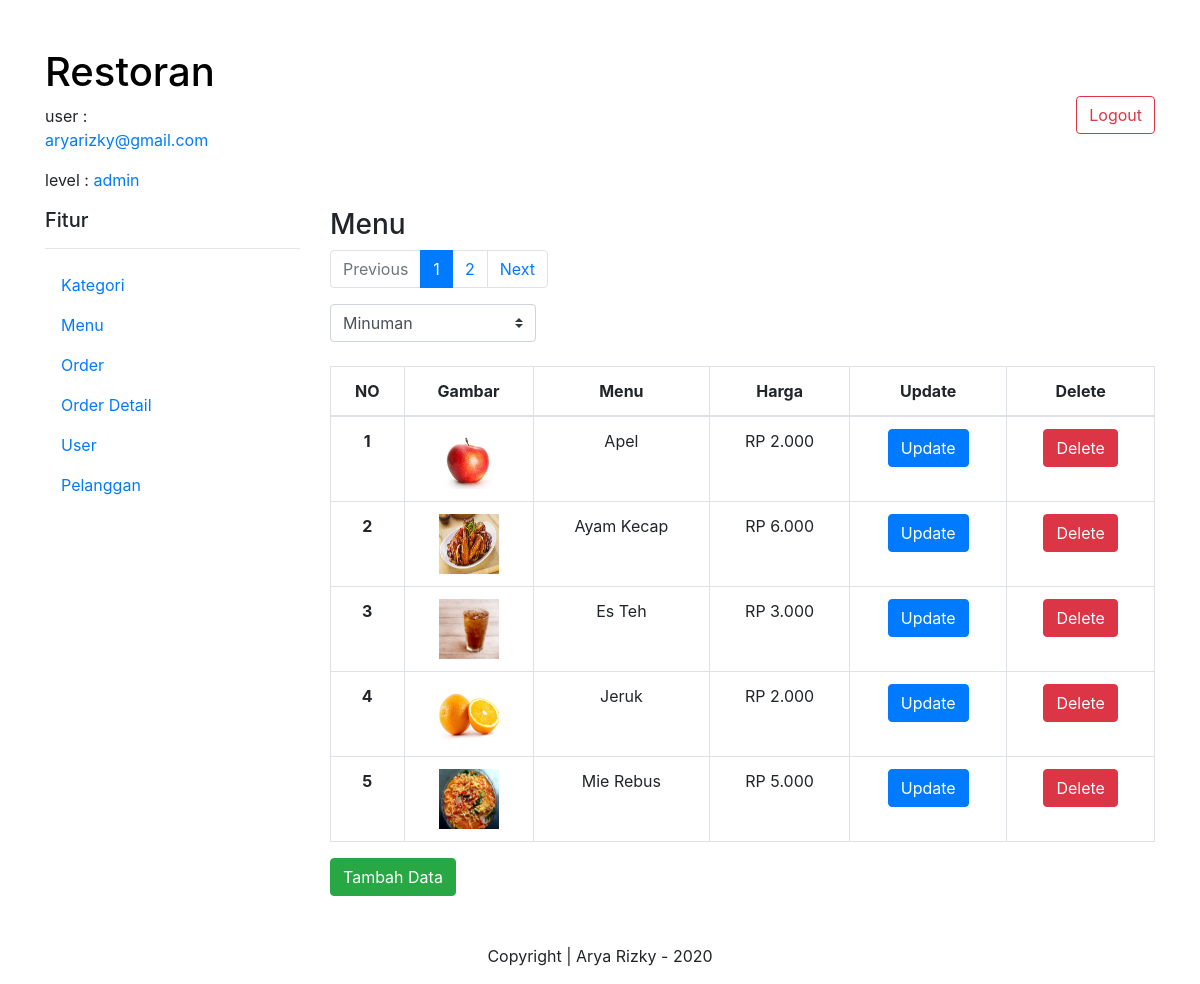
The app's page /admin/index.php?folder=menu&menu=select (signed in) with its own data.
### tables this page shows
CREATE TABLE `tabel_user` (
  `id_user` int(11) NOT NULL,
  `nama` varchar(100) NOT NULL,
  `email` varchar(100) NOT NULL,
  `password` varchar(255) NOT NULL,
  `level` varchar(100) NOT NULL,
  `aktif` int(11) NOT NULL DEFAULT '1'
);

CREATE TABLE `tabel_menu` (
  `id_menu` int(11) NOT NULL,
  `id_kategori` int(11) NOT NULL,
  `menu` varchar(100) NOT NULL,
  `gambar` varchar(100) NOT NULL,
  `harga` float NOT NULL
);

### database_controller.php (called while the page is built, shortened)
<?php
  class Database {
	  private   $host = "localhost",
	            $user = "root",
	            $password = "",
	            $database = "database_restoran",
	            $koneksi;
	  public function __construct () {
                 $this->koneksi = $this->connectDB();
	  }
	  public function connectDB () {
	           return $koneksi = mysqli_connect ( $this->host, $this->user, $this->password, $this->database );
 	  }
 	  public function getAll ($sql) {
                 $result = mysqli_query ( $this->koneksi, $sql );
                 while ( $row = mysqli_fetch_assoc ( $result ) ) {
                       $data[] = $row;
                 }
                 if ( !empty ( $data ) ) {
                    return $data;
                 }
 	  }
 	  public function getItem ($sql) {
                 $result = mysqli_query ( $this->koneksi, $sql );
                 $row = mysqli_fetch_assoc ( $result );
                 return $row;
 	  }
 	  public function rowCount ( $sql ) {
                 $result = mysqli_query ( $this->koneksi, $sql );
                 $row = mysqli_num_rows ( $result );
                 return $row;
 	  }
 }
 ?>

### menu/menu/select.php (the view)
<?php
  $dataTampil = 5;
  $halamanAktif = ( isset ( $_GET["halaman"] ) ) ? $_GET["halaman"] : 1;
  $awalData = ( $halamanAktif * $dataTampil ) - $dataTampil;
  if ( isset ( $_POST["option"] ) ) {
     $option = $_POST["option"];
     $sqlMenu = "SELECT * FROM tabel_menu  WHERE id_kategori = $option ORDER BY menu ASC LIMIT $awalData, $dataTampil";
     $banyakData = $database->rowCount ( "SELECT * FROM tabel_menu WHERE id_kategori = $option" );
     echo "ok";
  } else {
 	   $option = false;
 	   $sqlMenu = "SELECT * FROM tabel_menu ORDER BY menu ASC LIMIT $awalData, $dataTampil";
     $banyakData = $database->rowCount ( "SELECT * FROM tabel_menu" );
  }
  $jumlahHalaman = ceil ( $banyakData / $dataTampil );
  $sqlKategori = "SELECT * FROM tabel_kategori";
  $dataAll = $database->getAll($sqlMenu);
  $kategoriAll = $database->getAll($sqlKategori);
  $no = ++$awalData;
?>
<h3> Menu </h3>
<?php if ( !empty($dataAll) ) : ?>
  <nav aria-label="...">
      <ul class="pagination">
         <?php if ( $halamanAktif > 1 ) : ?>
           <li class="page-item"> <a class="page-link" href="?folder=menu&menu=select&halaman=<?= $halamanAktif - 1 ?>">Previous</a> </li>
         <?php else : ?>
           <li class="page-item disabled"> <span class="page-link">Previous</span> </li>
         <?php endif; ?>
           <?php for ( $halaman = 1; $halaman <= $jumlahHalaman; $halaman++ ) : ?>
             <?php if ( $halamanAktif == $halaman ) : ?>
               <li class="page-item active" aria-current="page"> <span class="page-link"> <?= $halaman ?> <span class="sr-only">(current)</span> </span> </li>
             <?php else : ?>
               <li class="page-item"> <a class="page-link" href="?folder=menu&menu=select&halaman=<?= $halaman ?>"> <?= $halaman ?> </a> </li>
             <?php endif; ?>
          <?php endfor; ?>
          <?php if ( $halamanAktif < $jumlahHalaman ) : ?>
            <li class="page-item"> <a class="page-link" href="?folder=menu&menu=select&halaman=<?= $halamanAktif + 1 ?>">Next</a> </li>
          <?php else : ?>
            <li class="page-item disabled"> <span class="page-link">Next</span> </li>
          <?php endif; ?>
        </ul>
  </nav>
<?php endif; ?>
<div class="mt-2 mb-4" >
    <form action="" method="post" >
         <select name="option" onchange="this.form.submit()" class="custom-select mr-sm-2 w-25" >
           	    <?php foreach ( $kategoriAll as $kategori ) : ?>
                  <option  <?php if ( $kategori["id_kategori"] == $option ) {echo "selected";} ?> value="<?= $kategori['id_kategori'] ?>"> <?= $kategori["kategori"] ?> </option>
                <?php endforeach; ?>
         </select>
    </form>
</div>
<table class="table table-bordered w-90 text-center" >
      <thead>
             <tr>
              <th scope="col" > NO </th>
              <th scope="col" > Gambar </th>
              <th scope="col" > Menu </th>
              <th scope="col" > Harga </th>
              <th scope="col" > Update </th>
              <th scope="col" > Delete </th>
             </tr>
      </thead>
      <tbody>
             <?php if ( empty ( $dataAll ) ) : ?>
             <tr>
                <th colspan="6" > Data Masih Kosong </th>
             </tr>
             <?php else : ?>
               <?php foreach ( $dataAll as $data ) : ?>
                 <tr>
                     <th scope="row" > <?= $no++ ?> </th>
                     <td> <img style="width: 60px; height: 60px;" src="../assets/upload/<?= $data["gambar"] ?>"> </td>
                     <td> <?= $data["menu"] ?> </td>
                     <td> <?= "RP ".number_format($data["harga"],0,',','.') ?> </td>
                     <td> <a href="?folder=menu&menu=update&id=<?= $data["id_menu"] ?>"> <button type="button" class="btn btn-primary"> Update </button></a> </td>
                     <td> <a href="?folder=menu&menu=delete&id=<?= $data["id_menu"] ?>&file=<?= $data["gambar"] ?>"> <button type="button" class="btn btn-danger"> Delete </button> </a> </td>
                 </tr>
               <?php endforeach; ?>
             <?php endif; ?>
      </tbody>
</table>
<a href="?folder=menu&menu=insert"> <button type="button" class="btn btn-success">Tambah Data</button> </a>

### admin/index.php (shortened to what this page needs)
<?php
  require_once "../database_controller.php";
  $database = new Database();
  $idUser = $_SESSION["id"];
  $data = $database->getItem("SELECT * FROM tabel_user WHERE id_user=$idUser");
?>
<!DOCTYPE html>
<html>
<head>
	<link rel="stylesheet" href="https://stackpath.bootstrapcdn.com/bootstrap/4.4.1/css/bootstrap.min.css">
	<link rel="stylesheet" type="text/css" href="https://stackpath.bootstrapcdn.com/font-awesome/4.7.0/css/font-awesome.min.css">
</head>
<body>
<div class="container" >
	<div class="row mt-5" >
	 	<div class="col-md-3" >
	        <h1> <a href="index.php" style="text-decoration: none; color: black">Restoran</a>  </h1>
	        <p class="float-left mr-5" >user : <a href="?folder=user&menu=update_user&id=<?= $_SESSION["id"] ?>"> <?= $data["email"] ?> </a> </p>
	        <p class="float-left mr-5" >level : <a href="?folder=user&menu=update_user&id=<?= $_SESSION["id"] ?>"> <?= $data["level"] ?> </a> </p>
	 	</div>
	 	<div class="col-md-9" >
	        <a href="logout.php"><button type="button" class="btn btn-outline-danger float-right mt-5"> Logout </button></a>
	 	</div>
	</div>
	<div class="row" >
	    <div class="col-md-3" >
	    	<h5> Fitur </h5>
	    	<hr>
	        <ul class="nav flex-column">
	        	<?php if ( $data["level"] == "admin" ) : ?>
	            <li class="nav-item">
	               <a class="nav-link active" href="?folder=kategori&menu=select"> Kategori </a>
	            </li>
	            <li class="nav-item">
	               <a class="nav-link active" href="?folder=menu&menu=select"> Menu </a>
	            </li>
	            <li class="nav-item">
	               <a class="nav-link active" href="?folder=order&menu=select"> Order </a>
	            </li>
	            <li class="nav-item">
	               <a class="nav-link active" href="?folder=order_detail&menu=select"> Order Detail </a>
	            </li>
	            <li class="nav-item">
	               <a class="nav-link active" href="?folder=user&menu=select"> User </a>
	            </li>
	            <li class="nav-item">
	               <a class="nav-link active" href="?folder=pelanggan&menu=select"> Pelanggan </a>
	            </li>
	            <?php elseif ( $data["level"] == "koki" )  : ?>
	              <li class="nav-item">
	                 <a class="nav-link active" href="?folder=order_detail&menu=select"> Order Detail </a>
	              </li>
	            <?php endif; ?>
	        </ul>
	    </div>
	    <div class="col-md-9" >
	        <?php if ( isset ( $_GET["folder"] ) && isset ( $_GET["menu"] ) ) : ?>
	      	  <?php
                $folder = $_GET["folder"];
                $menu   = $_GET["menu"];
                $file   = "../menu/".$folder."/".$menu.".php";
                require_once $file;
	      	  ?>
	      	  <?php else : ?>
	      	    <div class="alert alert-success w-25 mr-5" role="alert"> Welcome <?= $data["nama"] ?> </div>
	      	  <?php endif; ?>
	    </div>
    </div>
	<div class="row" >
	    <div class="col mt-5" >
	        <p class="text-center"> Copyright | Arya Rizky - 2020 </p>
	 	</div>
	</div>
</div>
</body>
</html>

### records on screen
tabel_user: email "aryarizky@gmail.com", level "admin"
tabel_menu: gambar (picture), menu "Apel", harga "2.000"
tabel_menu: gambar (picture), menu "Ayam Kecap", harga "6.000"
tabel_menu: gambar (picture), menu "Es Teh", harga "3.000"
tabel_menu: gambar (picture), menu "Jeruk", harga "2.000"
tabel_menu: gambar (picture), menu "Mie Rebus", harga "5.000"

### other values on screen
form field option "Minuman"
